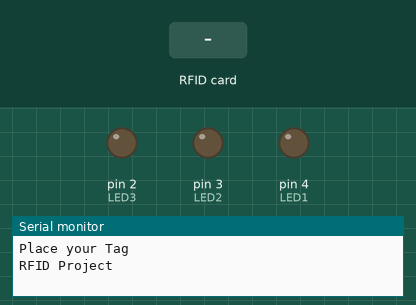
Simulated run of this sketch. Board: Arduino Uno, built with avr-gcc and run on an emulated ATmega328P. Parts: output pins drawn as LEDs (lit = HIGH), the last lines printed to the serial monitor. The inputs (shaded band) are chosen by the test bench. Pins used as bus, display or sensor lines are not drawn.

Above: at 1.2 s.
1.3 s: RFID card 5E 7A 19 C4 held to the reader
At 2.7 s:
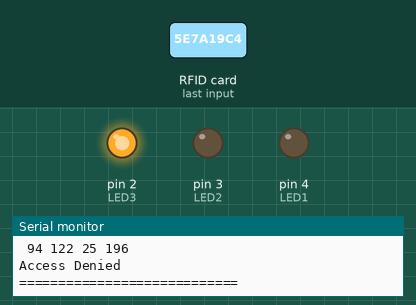
Timing chart, 0 to 4.3 s (numbered marks = the images above; inputs shaded):
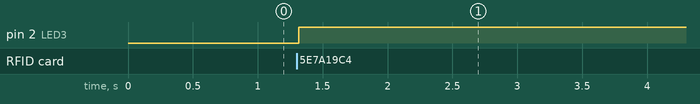

The sketch:

my_program.ino
```cpp
#include <SPI.h>
#include <MFRC522.h>

#define SS_PIN 10
#define RST_PIN 9
#define LED1 4
#define LED2 3
#define LED3 2


MFRC522 rfid(SS_PIN, RST_PIN); // Instance of the class

byte led1 = 0;
byte led2 = 0;
byte led3 = 0;
MFRC522::MIFARE_Key key;


int code[] = {163, 48, 154, 159}; //This is the stored UID (Unlock Card)
int code1[] = {231, 177, 143, 67};

int codeRead = 0;

String uidString;

void setup() {

  Serial.begin(9600);

  Serial.println("Place your Tag");

  SPI.begin(); // Init SPI bus

  rfid.PCD_Init(); // Init MFRC522

  Serial.println(F("RFID Project"));

  pinMode(LED1, OUTPUT);
  pinMode(LED2, OUTPUT);
  pinMode(LED3, OUTPUT);
}


void loop() {

  if(  rfid.PICC_IsNewCardPresent())

  {

      readRFID();

  }

  delay(100);


}


void readRFID()

{


  rfid.PICC_ReadCardSerial();

  Serial.print(F("\nPICC type: "));

  MFRC522::PICC_Type piccType = rfid.PICC_GetType(rfid.uid.sak);

  Serial.println(rfid.PICC_GetTypeName(piccType));


  // Check is the PICC of Classic MIFARE type

  if (piccType != MFRC522::PICC_TYPE_MIFARE_MINI &&

    piccType != MFRC522::PICC_TYPE_MIFARE_1K &&

    piccType != MFRC522::PICC_TYPE_MIFARE_4K) {

    Serial.println(F("Your tag is not of type MIFARE Classic."));

    return;

  }


    Serial.println("Scanned PICC's UID:");

    printDec(rfid.uid.uidByte, rfid.uid.size);


    uidString = String(rfid.uid.uidByte[0])+" "+String(rfid.uid.uidByte[1])+" "+String(rfid.uid.uidByte[2])+ " "+String(rfid.uid.uidByte[3]);


    int i = 0;

    boolean match = false;
    boolean match1 = false;
    boolean match2 = false;

    while(i<rfid.uid.size)

    {


      if(int(rfid.uid.uidByte[i]) == int(code[i]))

      {

           match = true;
           match1 = false;
           match2 = false;

      }
      else if(int(rfid.uid.uidByte[i]) == int(code1[i]))
      {

           match1 = true;
           match = false;
           match2 = false;

      }
      else
      {

        match , match1 = false;
        match2 = true;

      }
      i++;

    }


    if(match)

    {

      Serial.println("\n*** Bismillah ***");
      digitalWrite(LED1, HIGH);
      led1 = 1;
      digitalWrite(LED3, LOW);
      led3 = 0;
      digitalWrite(LED2, LOW);
      led2 = 0;
      delay(10000);
      digitalWrite(LED1, LOW);
      led1 = 0;

      delay(8000);
      digitalWrite(LED1, LOW);
      led1 = 0;
    }
    else if(match1)

    {

      Serial.println("\n*** Bismillah ***");
      digitalWrite(LED2, HIGH);
      led2 = 1;
      digitalWrite(LED3, LOW);
      led3 = 0;
      digitalWrite(LED1, LOW);
      led1 = 0;

    }

    else

    {

      Serial.println("\nAccess Denied");
      digitalWrite(LED1, LOW);
      led2 = 0;
      digitalWrite(LED2, LOW);
      led2 = 0;
      digitalWrite(LED3, HIGH);
      led3 = 1;

    }

   Serial.println("============================");


    // Halt PICC

  rfid.PICC_HaltA();


  // Stop encryption on PCD

  rfid.PCD_StopCrypto1();

}


void printDec(byte *buffer, byte bufferSize) {

  for (byte i = 0; i < bufferSize; i++) {

    Serial.print(buffer[i] < 0x10 ? " 0" : " ");

    Serial.print(buffer[i], DEC);

  }

}                            
```

Measured:
- after the input at 1.3 s, pin 2 (LED3): LOW → HIGH at once
